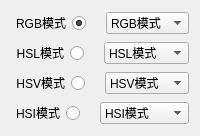
                  <widget class="QWidget" name="page_extraction">
                   <layout class="QVBoxLayout" name="verticalLayout_5">
                    <item>
                     <layout class="QHBoxLayout" name="horizontalLayout_7" stretch="3,6">
                      <property name="spacing">
                       <number>20</number>
                      </property>
                      <item>
                       <widget class="QRadioButton" name="radioButton_RGB">
                        <property name="layoutDirection">
                         <enum>Qt::RightToLeft</enum>
                        </property>
                        <property name="text">
                         <string>RGB模式</string>
                        </property>
                        <property name="checked">
                         <bool>true</bool>
                        </property>
                       </widget>
                      </item>
                      <item>
                       <widget class="QComboBox" name="comboBox_RGB">
                        <item>
                         <property name="text">
                          <string>RGB模式</string>
                         </property>
                        </item>
                        <item>
                         <property name="text">
                          <string>红色</string>
                         </property>
                        </item>
                        <item>
                         <property name="text">
                          <string>绿色</string>
                         </property>
                        </item>
                        <item>
                         <property name="text">
                          <string>蓝色</string>
                         </property>
                        </item>
                       </widget>
                      </item>
                     </layout>
                    </item>
                    <item>
                     <layout class="QHBoxLayout" name="horizontalLayout_8" stretch="3,6">
                      <property name="spacing">
                       <number>20</number>
                      </property>
                      <item>
                       <widget class="QRadioButton" name="radioButton_HSL">
                        <property name="layoutDirection">
                         <enum>Qt::RightToLeft</enum>
                        </property>
                        <property name="text">
                         <string>HSL模式</string>
                        </property>
                       </widget>
                      </item>
                      <item>
                       <widget class="QComboBox" name="comboBox_HSL">
                        <item>
                         <property name="text">
                          <string>HSL模式</string>
                         </property>
                        </item>
                        <item>
                         <property name="text">
                          <string>色调</string>
                         </property>
                        </item>
                        <item>
                         <property name="text">
                          <string>饱和度</string>
                         </property>
                        </item>
                        <item>
                         <property name="text">
                          <string>亮度</string>
                         </property>
                        </item>
                       </widget>
                      </item>
                     </layout>
                    </item>
                    <item>
                     <layout class="QHBoxLayout" name="horizontalLayout_9" stretch="3,6">
                      <property name="spacing">
                       <number>20</number>
                      </property>
                      <item>
                       <widget class="QRadioButton" name="radioButton_HSV">
                        <property name="layoutDirection">
                         <enum>Qt::RightToLeft</enum>
                        </property>
                        <property name="text">
                         <string>HSV模式</string>
                        </property>
                       </widget>
                      </item>
                      <item>
                       <widget class="QComboBox" name="comboBox_HSV">
                        <item>
                         <property name="text">
                          <string>HSV模式</string>
                         </property>
                        </item>
                        <item>
                         <property name="text">
                          <string>色调</string>
                         </property>
                        </item>
                        <item>
                         <property name="text">
                          <string>饱和度</string>
                         </property>
                        </item>
                        <item>
                         <property name="text">
                          <string>明度</string>
                         </property>
                        </item>
                       </widget>
                      </item>
                     </layout>
                    </item>
                    <item>
                     <layout class="QHBoxLayout" name="horizontalLayout_10" stretch="3,6">
                      <property name="spacing">
                       <number>20</number>
                      </property>
                      <item>
                       <widget class="QRadioButton" name="radioButton_HSI">
                        <property name="layoutDirection">
                         <enum>Qt::RightToLeft</enum>
                        </property>
                        <property name="text">
                         <string>HSI模式</string>
                        </property>
                       </widget>
                      </item>
                      <item>
                       <widget class="QComboBox" name="comboBox_HSI">
                        <item>
                         <property name="text">
                          <string>HSI模式</string>
                         </property>
                        </item>
                        <item>
                         <property name="text">
                          <string>色调</string>
                         </property>
                        </item>
                        <item>
                         <property name="text">
                          <string>饱和度</string>
                         </property>
                        </item>
                        <item>
                         <property name="text">
                          <string>强度</string>
                         </property>
                        </item>
                       </widget>
                      </item>
                     </layout>
                    </item>
                   </layout>
                  </widget>
